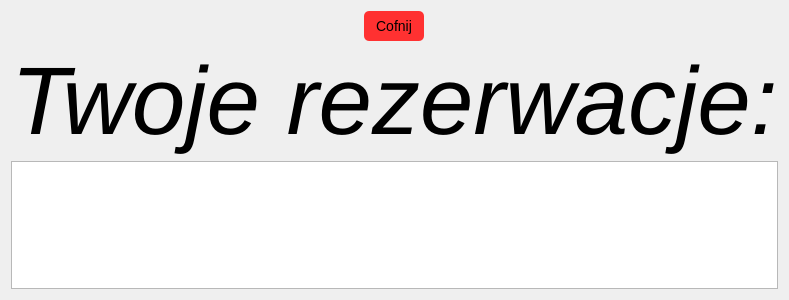
<?xml version="1.0" encoding="UTF-8"?>
<ui version="4.0">
 <class>AllReservationsWindow</class>
 <widget class="QWidget" name="AllReservationsWindow">
  <property name="geometry">
   <rect>
    <x>0</x>
    <y>0</y>
    <width>557</width>
    <height>300</height>
   </rect>
  </property>
  <property name="windowTitle">
   <string>Form</string>
  </property>
  <layout class="QVBoxLayout" name="verticalLayout">
   <item>
    <layout class="QHBoxLayout" name="closeButtonLayout">
     <item alignment="">
      <widget class="QPushButton" name="closeButton">
       <property name="minimumSize">
        <size>
         <width>60</width>
         <height>30</height>
        </size>
       </property>
       <property name="maximumSize">
        <size>
         <width>60</width>
         <height>30</height>
        </size>
       </property>
       <property name="styleSheet">
        <string notr="true">#closeButton {
    background-color: #ff3131;
    border: none;
    border-radius: 5;
    font-size: 14px;
}

#closeButton:hover {
    background-color: #be2222;
}
</string>
       </property>
       <property name="text">
        <string>Cofnij</string>
       </property>
      </widget>
     </item>
    </layout>
   </item>
   <item>
    <layout class="QHBoxLayout" name="mainLabelLayout">
     <item>
      <widget class="QLabel" name="mainLabel">
       <property name="font">
        <font>
         <pointsize>72</pointsize>
         <italic>true</italic>
        </font>
       </property>
       <property name="text">
        <string>Twoje rezerwacje:</string>
       </property>
      </widget>
     </item>
    </layout>
   </item>
   <item>
    <widget class="QTableWidget" name="tableWidget"/>
   </item>
  </layout>
 </widget>
 <resources/>
 <connections/>
</ui>
